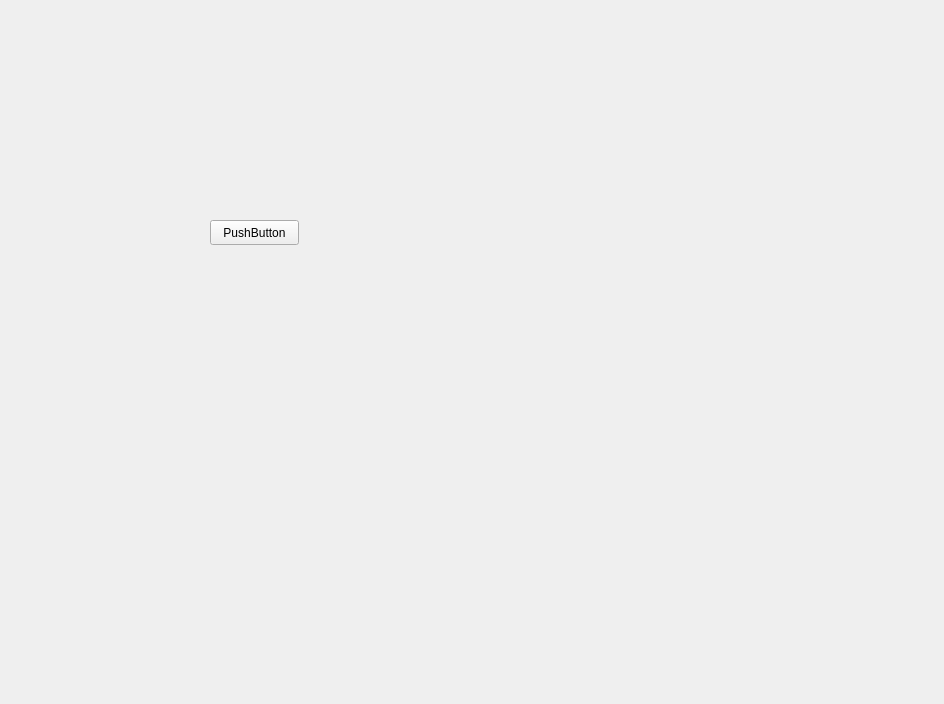
<?xml version="1.0" encoding="UTF-8"?>
<ui version="4.0">
 <class>MainWindowDesign</class>
 <widget class="QMainWindow" name="MainWindowDesign">
  <property name="geometry">
   <rect>
    <x>0</x>
    <y>0</y>
    <width>944</width>
    <height>704</height>
   </rect>
  </property>
  <property name="windowTitle">
   <string>QRosApp</string>
  </property>
  <property name="windowIcon">
   <iconset resource="../resources/images.qrc">
    <normaloff>:/images/icon.png</normaloff>:/images/icon.png</iconset>
  </property>
  <property name="locale">
   <locale language="English" country="Australia"/>
  </property>
  <widget class="QWidget" name="centralwidget">
   <widget class="QPushButton" name="pushButton">
    <property name="geometry">
     <rect>
      <x>210</x>
      <y>220</y>
      <width>89</width>
      <height>25</height>
     </rect>
    </property>
    <property name="text">
     <string>PushButton</string>
    </property>
   </widget>
  </widget>
  <action name="action_Quit">
   <property name="text">
    <string>&amp;Quit</string>
   </property>
   <property name="shortcut">
    <string>Ctrl+Q</string>
   </property>
   <property name="shortcutContext">
    <enum>Qt::ShortcutContext::ApplicationShortcut</enum>
   </property>
  </action>
  <action name="action_Preferences">
   <property name="text">
    <string>&amp;Preferences</string>
   </property>
  </action>
  <action name="actionAbout">
   <property name="text">
    <string>&amp;About</string>
   </property>
  </action>
  <action name="actionAbout_Qt">
   <property name="text">
    <string>About &amp;Qt</string>
   </property>
  </action>
 </widget>
 <resources>
  <include location="../resources/images.qrc"/>
 </resources>
 <connections>
  <connection>
   <sender>action_Quit</sender>
   <signal>triggered()</signal>
   <receiver>MainWindowDesign</receiver>
   <slot>close()</slot>
   <hints>
    <hint type="sourcelabel">
     <x>-1</x>
     <y>-1</y>
    </hint>
    <hint type="destinationlabel">
     <x>399</x>
     <y>299</y>
    </hint>
   </hints>
  </connection>
 </connections>
</ui>
